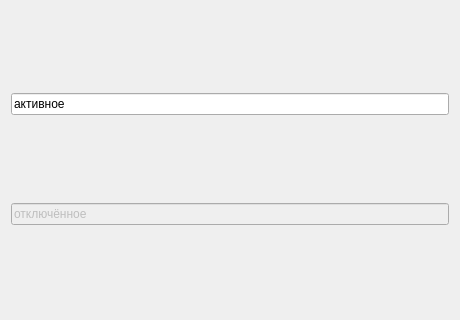
<?xml version="1.0" encoding="UTF-8"?>
<ui version="4.0"><class>Dialog</class><widget class="QDialog" name="Dialog"><property name="geometry"><rect><x>0</x><y>0</y><width>460</width><height>320</height></rect></property><property name="windowTitle"><string>#066 states/151_disabled_line</string></property><layout class="QVBoxLayout" name="verticalLayout"><property name="leftMargin"><number>11</number></property><property name="topMargin"><number>11</number></property><property name="rightMargin"><number>11</number></property><property name="bottomMargin"><number>11</number></property><property name="spacing"><number>6</number></property><item><widget class="QLineEdit" name="e1"><property name="text"><string>активное</string></property></widget></item><item><widget class="QLineEdit" name="e2"><property name="text"><string>отключённое</string></property><property name="enabled"><bool>false</bool></property></widget></item></layout></widget></ui>
